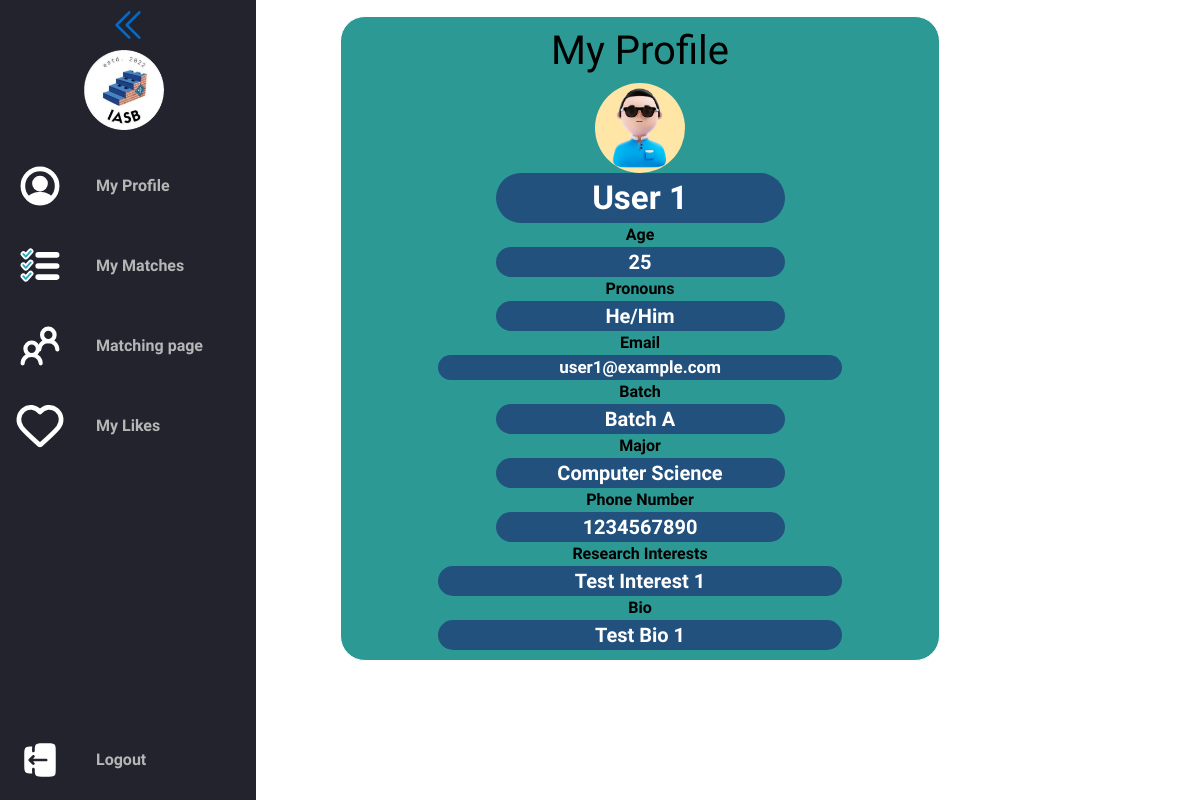
Page /myProfile/ (signed in) on the committed database.
### Bumble4Stem/models.py (models this page shows)
class Users(models.Model):
    id = models.AutoField(primary_key=True)
    avatar_index = models.IntegerField(default=0)
    email =  models.CharField(max_length=255, unique=True, default="")
    display_name = models.CharField(max_length=255)
    major = models.CharField(max_length=255, default="Computer Science")
    age = models.IntegerField(default=0)
    batch = models.CharField(max_length=255)
    phn_no = models.IntegerField()
    pronouns = models.CharField(max_length=255)
    research_interests = models.TextField()
    bio = models.TextField()

### Bumble4Stem/views.py (the view)
# urls.py: path("myProfile/", views.profile, name="profile"),
@login_required(login_url='/login')
def profile(request):
    user = Users.objects.filter(id=request.session["user_id"]).first()
    return render(request, "myProfile.html", context={"fuser": user})

### Bumble4Stem/templates/myProfile.html (shortened to what this page needs)
{% extends "layout.html" %}
{% load extras %}
{% block main %}
{% load static %}
<div class="cont">
    <h1>My Profile</h1>
    <img class="avatar" src="/static/{{fuser.avatar_index}}.jpg" alt="pf">
    <div class="info_cont">
    <div class="name">{{ fuser.display_name }}</div>
    </div>
    <span>Age</span>
    <div class="info_cont">
    <div class="info">{{ fuser.age }}</div>
    </div>
    <span>Pronouns</span>
    <div class="info_cont">
    <div class="info">{{ fuser.pronouns }}</div>
    </div>
    <span>Email</span>
    <div class="info_cont large">
    <div class="info" style="font-size: 17px !important;">{{ fuser.email }}</div>
    </div>
    <span>Batch</span>
    <div class="info_cont">
    <div class="info">{{ fuser.batch }}</div>
    </div>
    <span>Major</span>
    <div class="info_cont">
    <div class="info">{{ fuser.major }}</div>
    </div>
    <span>Phone Number</span>
    <div class="info_cont">
    <div class="info">{{ fuser.phn_no }}</div>
    </div>
    <span>Research Interests</span>
    <div class="info_cont large">
    <div class="info">{{ fuser.research_interests }}</div>
    </div>
    <span>Bio</span>
    <div class="info_cont large">
    <div class="info">{{ fuser.bio }}</div>
    </div>
</div>
{% endblock %}

### setup/static/style.css (style rules this page uses)
:root { font-size: 16px; font-family: 'Open Sans'; --text-primary: #b6b6b6; --text-secondary: #ececec; --bg-primary: #23232e; --bg-secondary: #141418; --transition-speed: 600ms; }
body { color: black; background-color: white; font-family: "Work Sans", sans-serif; margin: 0; padding: 0; font-weight: 800; }

### Bumble4Stem/templates/myProfile.html (style rules this page uses)
.avatar { width: 90px; height: 90px; border-radius: 50%; }
.cont { display: flex; flex-direction: column; align-items: center; justify-content: center; padding: 10px; margin: auto; width: 50vw; border: 1px solid white; border-radius: 25px; background-color: #2c9994; }
.info_cont { width: 50%; display: flex; align-items: center; justify-content: center; text-align: center; background-color: #22517d; color: white; border-radius: 50px; }
.name { font-size: 33px; }
.info { font-size: 20px; }
.large { width: 70% !important; }

### rows in the picture
Users: display_name "User 1", age "25", pronouns "He/Him", email "user1@example.com", batch "Batch A", major "Computer Science", phn_no "1234567890", research_interests "Test Interest 1", bio "Test Bio 1"
